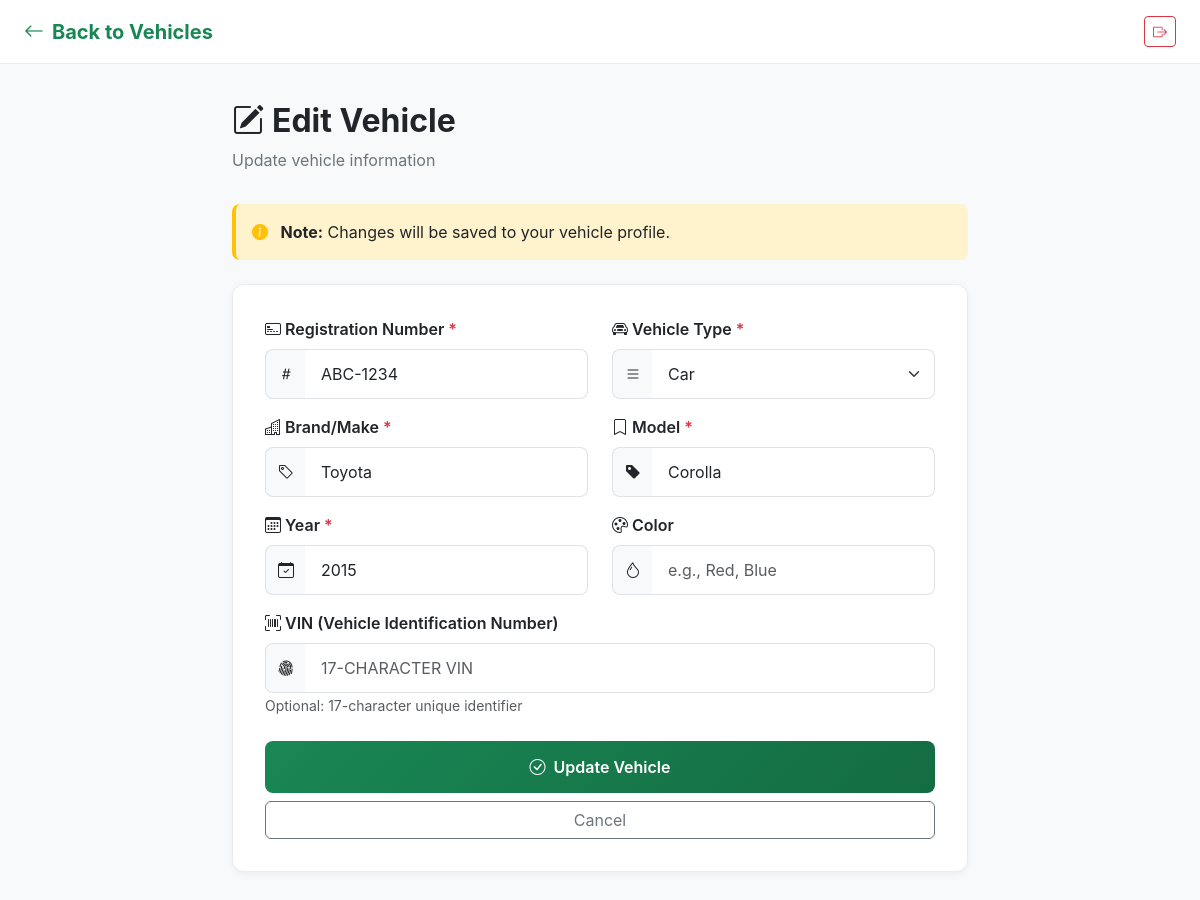
The app's page /vehicles/edit.php?id=4000 (signed in) with its own data.
### tables this page shows
CREATE TABLE IF NOT EXISTS vehicles (
    vehicle_id      INT AUTO_INCREMENT PRIMARY KEY,
    customer_id     INT NOT NULL,
    registration_no VARCHAR(20) NOT NULL UNIQUE,
    brand           VARCHAR(50),
    model           VARCHAR(50),
    year            INT,
    vehicle_type    VARCHAR(30),   
    FOREIGN KEY (customer_id) REFERENCES customers(customer_id)
        ON DELETE CASCADE
);

### vehicles/edit.php (the view, shortened to what this page needs)
<?php
require_once __DIR__ . "/../config/db.php";
$customer_id = $_SESSION['customer_id'];
$vehicle_id = (int)($_GET['id'] ?? 0);
$stmt = $conn->prepare("SELECT vehicle_id, registration_no, brand, model, year, vehicle_type
                        FROM vehicles
                        WHERE vehicle_id = ? AND customer_id = ?
                        LIMIT 1");
$stmt->bind_param("ii", $vehicle_id, $customer_id);
$stmt->execute();
$result = $stmt->get_result();
$vehicle = $result->fetch_assoc();
?>
<!DOCTYPE html>
<html lang="en">
<head>
    <link href="https://cdn.jsdelivr.net/npm/bootstrap@5.3.0/dist/css/bootstrap.min.css" rel="stylesheet">
    <link rel="stylesheet" href="https://cdn.jsdelivr.net/npm/bootstrap-icons@1.11.0/font/bootstrap-icons.css">
</head>
<body>
    <nav class="top-nav">
        <a href="list.php" class="nav-brand">
            <i class="bi bi-arrow-left me-2"></i>Back to Vehicles
        </a>
        <a href="../public/customer_logout.php" class="btn btn-sm btn-outline-danger">
            <i class="bi bi-box-arrow-right"></i>
        </a>
    </nav>
    <div class="main-content">
        <div class="page-header">
            <h1 class="page-title">
                <i class="bi bi-pencil-square me-2"></i>Edit Vehicle
            </h1>
            <p class="page-subtitle">Update vehicle information</p>
        </div>
        <div class="info-box">
            <i class="bi bi-info-circle-fill me-2"></i>
            <strong>Note:</strong> Changes will be saved to your vehicle profile.
        </div>
        <div class="vehicle-card">
            <form method="POST" action="edit.php?id=<?php echo $vehicle_id; ?>" novalidate>
                <div class="row">
                    <div class="col-md-6 mb-3">
                        <label for="registration_no" class="form-label">
                            <i class="bi bi-credit-card-2-front me-1"></i>Registration Number <span class="required">*</span>
                        </label>
                        <div class="input-group">
                            <span class="input-group-text"><i class="bi bi-hash"></i></span>
                            <input type="text"
                                   name="registration_no"
                                   id="registration_no"
                                   class="form-control text-uppercase"
                                   placeholder="ABC-1234"
                                   required
                                   autofocus
                                   value="<?php echo htmlspecialchars($vehicle['registration_no']); ?>">
                        </div>
                    </div>
                    <div class="col-md-6 mb-3">
                        <label for="vehicle_type" class="form-label">
                            <i class="bi bi-car-front me-1"></i>Vehicle Type <span class="required">*</span>
                        </label>
                        <div class="input-group">
                            <span class="input-group-text"><i class="bi bi-list"></i></span>
                            <select name="vehicle_type" id="vehicle_type" class="form-select" required>
                                <option value="car" <?php echo ($vehicle['vehicle_type'] === 'car') ? 'selected' : ''; ?>>Car</option>
                            </select>
                        </div>
                    </div>
                </div>
                <div class="row">
                    <div class="col-md-6 mb-3">
                        <label for="brand" class="form-label">
                            <i class="bi bi-buildings me-1"></i>Brand/Make <span class="required">*</span>
                        </label>
                        <div class="input-group">
                            <span class="input-group-text"><i class="bi bi-tag"></i></span>
                            <input type="text"
                                   name="brand"
                                   id="brand"
                                   class="form-control"
                                   placeholder="e.g., Toyota, Honda"
                                   required
                                   value="<?php echo htmlspecialchars($vehicle['brand']); ?>">
                        </div>
                    </div>
                    <div class="col-md-6 mb-3">
                        <label for="model" class="form-label">
                            <i class="bi bi-bookmark me-1"></i>Model <span class="required">*</span>
                        </label>
                        <div class="input-group">
                            <span class="input-group-text"><i class="bi bi-tag-fill"></i></span>
                            <input type="text"
                                   name="model"
                                   id="model"
                                   class="form-control"
                                   placeholder="e.g., Corolla, Civic"
                                   required
                                   value="<?php echo htmlspecialchars($vehicle['model']); ?>">
                        </div>
                    </div>
                </div>
                <div class="row">
                    <div class="col-md-6 mb-3">
                        <label for="year" class="form-label">
                            <i class="bi bi-calendar3 me-1"></i>Year <span class="required">*</span>
                        </label>
                        <div class="input-group">
                            <span class="input-group-text"><i class="bi bi-calendar-check"></i></span>
                            <input type="number"
                                   name="year"
                                   id="year"
                                   class="form-control"
                                   placeholder="<?php echo date('Y'); ?>"
                                   required
                                   min="1900"
                                   max="<?php echo date('Y') + 1; ?>"
                                   value="<?php echo htmlspecialchars($vehicle['year']); ?>">
                        </div>
                    </div>
                    <div class="col-md-6 mb-3">
                        <label for="color" class="form-label">
                            <i class="bi bi-palette me-1"></i>Color
                        </label>
                        <div class="input-group">
                            <span class="input-group-text"><i class="bi bi-droplet"></i></span>
                            <input type="text"
                                   name="color"
                                   id="color"
                                   class="form-control"
                                   placeholder="e.g., Red, Blue"
                                   value="<?php echo htmlspecialchars($vehicle['color']); ?>">
                        </div>
                    </div>
                </div>
                <div class="mb-4">
                    <label for="vin" class="form-label">
                        <i class="bi bi-upc-scan me-1"></i>VIN (Vehicle Identification Number)
                    </label>
                    <div class="input-group">
                        <span class="input-group-text"><i class="bi bi-fingerprint"></i></span>
                        <input type="text"
                               name="vin"
                               id="vin"
                               class="form-control text-uppercase"
                               placeholder="17-character VIN"
                               maxlength="17"
                               value="<?php echo htmlspecialchars($vehicle['vin']); ?>">
                    </div>
                    <small class="text-muted">Optional: 17-character unique identifier</small>
                </div>
                <div class="d-grid gap-2">
                    <button type="submit" class="btn btn-primary-custom">
                        <i class="bi bi-check-circle me-2"></i>Update Vehicle
                    </button>
                    <a href="list.php" class="btn btn-outline-secondary">
                        Cancel
                    </a>
                </div>
            </form>
        </div>
    </div>
</body>
</html>

### vehicles/edit.php (style rules this page uses)
:root { --primary-color: #198754; --primary-dark: #146c43; }
* { margin: 0; padding: 0; box-sizing: border-box; }
body { font-family: -apple-system, BlinkMacSystemFont, 'Segoe UI', Roboto, 'Helvetica Neue', Arial, sans-serif; background: #f8f9fa; }
.top-nav { background: white; border-bottom: 1px solid #e9ecef; padding: 1rem 1.5rem; position: fixed; top: 0; left: 0; right: 0; z-index: 1000; display: flex; justify-content: space-between; align-items: center; }
.nav-brand { font-size: 1.25rem; font-weight: 700; color: var(--primary-color); text-decoration: none; }
.main-content { margin-top: 70px; padding: 2rem; max-width: 800px; margin-left: auto; margin-right: auto; }
.page-header { margin-bottom: 2rem; }
.page-title { font-size: 2rem; font-weight: 700; color: #212529; margin-bottom: 0.5rem; }
.page-subtitle { color: #6c757d; font-size: 1rem; }
.vehicle-card { background: white; border-radius: 12px; padding: 2rem; box-shadow: 0 2px 8px rgba(0, 0, 0, 0.05); border: 1px solid #e9ecef; }
.form-label { font-weight: 600; color: #212529; margin-bottom: 0.5rem; }
.form-label .required { color: #dc3545; }
.form-control, .form-select { border-radius: 8px; padding: 0.75rem 1rem; border: 1px solid #dee2e6; }
.btn-primary-custom { background: linear-gradient(135deg, var(--primary-color), var(--primary-dark)); border: none; color: white; padding: 0.875rem 2rem; border-radius: 8px; font-weight: 600; transition: transform 0.2s; }
.info-box { background: #fff3cd; border-left: 4px solid #ffc107; padding: 1rem; border-radius: 8px; margin-bottom: 1.5rem; }
.info-box i { color: #ffc107; }
.input-group-text { background: #f8f9fa; border: 1px solid #dee2e6; border-right: none; border-radius: 8px 0 0 8px; }
.input-group .form-control, .input-group .form-select { border-left: none; border-radius: 0 8px 8px 0; }

### records on screen
vehicles: registration_no "ABC-1234", vehicle_type "Car", brand "Toyota", model "Corolla", year "2015"
